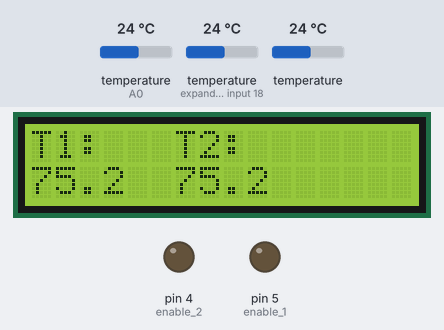
The sketch below on a simulated Arduino Uno, built with avr-gcc and run on an emulated ATmega328P. Shown: 16×2 character LCD, output pins drawn as LEDs (lit = HIGH). The inputs (shaded band) are chosen by the test bench; at power-on: temperature (sensors on A0, expander input 18) 24 °C, temperature 24 °C. What the sketch prints to the serial monitor is not drawn.

Above: at 1.2 s.
1.3 s: temperature (sensor on A0) set to 12 °C
At 3.6 s:
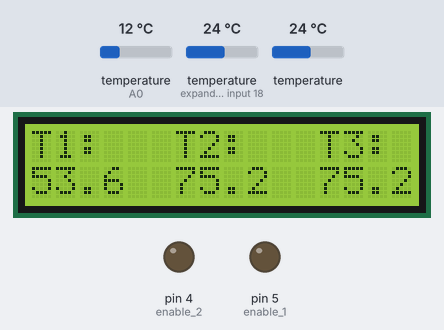
3.9 s: temperature (sensor on expander input 18) set to 19 °C
At 5.3 s:
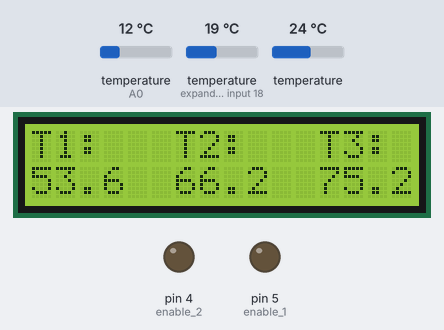
6.0 s: temperature (sensor 214) set to 28 °C
At 7.9 s:
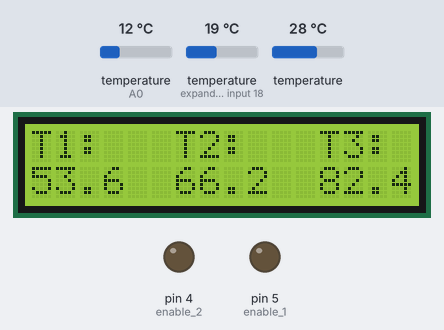
8.8 s: temperature (sensor on A0) set to 33 °C
At 10.9 s:
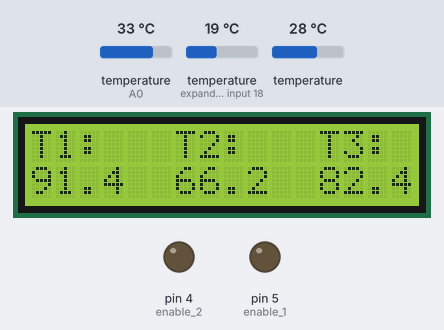
11.4 s: temperature (sensor on expander input 18) set to 41 °C
At 12.6 s:
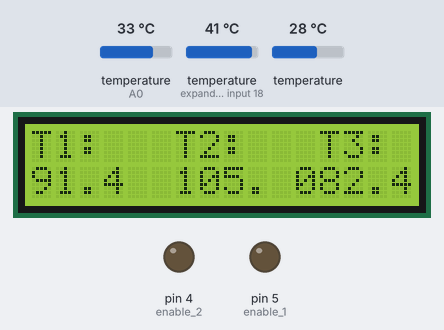
13.5 s: temperature (sensor 214) set to 12 °C
At 15.2 s:
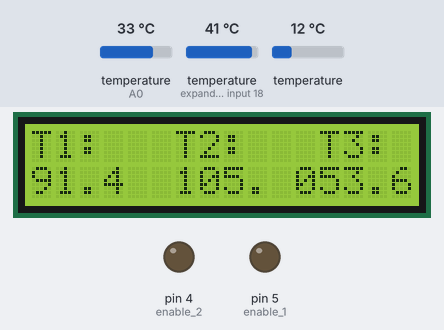
Timing chart, 0 to 16.7 s (numbered marks = the images above; inputs shaded):
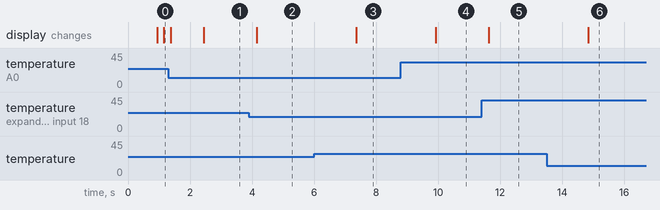

The sketch:

standalone-3temp-box2.ino
```cpp
//for ds18b20 code
#include <OneWire.h>
#include <DallasTemperature.h>
#define ONE_WIRE_BUS_PIN A0

// include the library LCD code:
#include <LiquidCrystal.h>

OneWire oneWire(ONE_WIRE_BUS_PIN);
DallasTemperature sensors(&oneWire);

  //device addresses to be found in another sketch and assigned here
DeviceAddress Probe01 = { 0x28, 0xFF, 0xB2, 0x76, 0xB5, 0x16, 0x05, 0xD5 };
DeviceAddress Probe02 = { 0x28, 0xFF, 0xD4, 0xEA, 0xC1, 0x16, 0x04, 0x84 };
DeviceAddress Probe03 = { 0x28, 0xFF, 0xCC, 0x0A, 0xC2, 0x16, 0x04, 0x6B };
//ds18b20 code end

//LCD Setup Code
const int rs = 7, en = 8, d4 = 9, d5 = 10, d6 = 11, d7 = 12;
LiquidCrystal lcd(rs, en, d4, d5, d6, d7);

//for relay control code
// declare and name all actuator pins on the arduino
int relay1 = 11;
int relay2 = 10;
int relay3 = 9;
int relay4 = 8;
//relay control code end

//declare command code variable
String commandCode = "0";

//tentacle sheild code
#include <SoftwareSerial.h>         //Include the software serial library

SoftwareSerial sSerial(11, 10);     // RX, TX  - Name the software serial library sftSerial (this cannot be omitted)
                                    // assigned to pins 10 and 11 for maximum compatibility
int s0 = 7;                         // Tentacle uses pin 7 for multiplexer control S0
int s1 = 6;                         // Tentacle uses pin 6 for multiplexer control S1
int enable_1 = 5;                   // Tentacle uses pin 5 to control pin E on shield 1
int enable_2 = 4;                   // Tentacle uses pin 4 to control pin E on shield 2

char computerdata[20];              // A 20 byte character array to hold incoming data from a pc/mac/other
char sensordata[30];                // A 30 byte character array to hold incoming data from the sensors
byte computer_bytes_received = 0;   // We need to know how many characters bytes have been received
byte sensor_bytes_received = 0;     // We need to know how many characters bytes have been received

char *channel;                      // Char pointer used in string parsing
char *cmd;                          // Char pointer used in string parsing

String str;
String str_channel;
//tentacle sheild code end

//Serial buffer code
const byte numChars = 32;
char receivedChars[numChars]; // an array to store the received data
boolean newData = false;
//Serial buffer code end

void setup() {

  Serial.begin(9600);

  //LCD Code
  lcd.begin(16, 2);

  //for ds18b20 code
  sensors.begin();
  sensors.setResolution(Probe01, 12);
  sensors.setResolution(Probe02, 12);
  sensors.setResolution(Probe03, 12);
  //ds18b20 code end

  //tentacle sheild code
  pinMode(s0, OUTPUT);             // set the digital output pins for the serial multiplexer
  pinMode(s1, OUTPUT);
  pinMode(enable_1, OUTPUT);
  pinMode(enable_2, OUTPUT);

  sSerial.begin(9600);             // Set the soft serial port to 9600 (change if all your devices use another baudrate)
  intro();                         // display startup message


}


void loop() {

  //ds18b20 generic code
  sensors.requestTemperatures();
  delay(100);
  //end ds18b20 generic code

  //Main set of if statements to trigger conditions from Serial commands
  commandCode = "1001";
  if(commandCode == "1001"){
    float temp = printTemperature(Probe01);
    lcd.setCursor(0,0);
    lcd.print("T1:");
    lcd.setCursor(0,1);
    lcd.print(temp);
    lcd.setCursor(4,1);
    lcd.print(" ");
    delay(200);
    commandCode = "0";
  }
  commandCode = "1002";
  if(commandCode == "1002"){
    float temp = printTemperature(Probe02);
    lcd.setCursor(6,0);
    lcd.print("T2:");
    lcd.setCursor(6,1);
    lcd.print(temp);
    lcd.setCursor(10,1);
    lcd.print(" ");
    delay(200);
    commandCode = "0";
  }
  commandCode = "1003";
  if(commandCode == "1003"){
    float temp = printTemperature(Probe03);
    lcd.setCursor(12,0);
    lcd.print("T3:");
    lcd.setCursor(12,1);
    lcd.print(temp);
    delay(200);
    commandCode = "0";
  }

//End of Main set of if statements

}//end of main loop

//start of functions needed to be called in them main loop

//Serial buffer functions
void recvWithStartEndMarkers() {
    static boolean recvInProgress = false;
    static byte ndx = 0;
    char startMarker = '<';
    char endMarker = '>';
    char rc;

 // if (Serial.available() > 0) {
    while (Serial.available() > 0 && newData == false) {
        rc = Serial.read();

        if (recvInProgress == true) {
            if (rc != endMarker) {
                receivedChars[ndx] = rc;
                ndx++;
                if (ndx >= numChars) {
                    ndx = numChars - 1;
                }

                commandCode = receivedChars;
                String String(commandCode);
            }
            else {
                receivedChars[ndx] = '\0'; // terminate the string
                recvInProgress = false;
                ndx = 0;
                newData = true;
            }
        }

        else if (rc == startMarker) {
            recvInProgress = true;
        }
    }
}

void showNewData() {
 if (newData == true) {
 newData = false;
 }
}

//ds18b20 code functions
float printTemperature(DeviceAddress deviceAddress)
{

float tempC = sensors.getTempC(deviceAddress);

   if (tempC == -127.00)
   {
   Serial.print("Error getting temperature  ");
   }
   else
   {

   Serial.println(DallasTemperature::toFahrenheit(tempC));
   return (DallasTemperature::toFahrenheit(tempC));
   }
}
// ds18b20 end code

//tentacle sheild code
// Print intro
void intro() {
  Serial.flush();
  Serial.println(" ");
}
```

Measured:
- after the input at 1.3 s, the display: first differs from a run without the input after 1.1 s (image 1)
- after the input at 3.9 s, the display: changes after 0.25 s (image 2)
- after the input at 6.0 s, the display: changes after 1.4 s (image 3)
- after the input at 8.8 s, the display: changes after 1.1 s (image 4)
- after the input at 11.4 s, the display: changes after 0.23 s (image 5)
- after the input at 13.5 s, the display: changes after 1.3 s (image 6)
